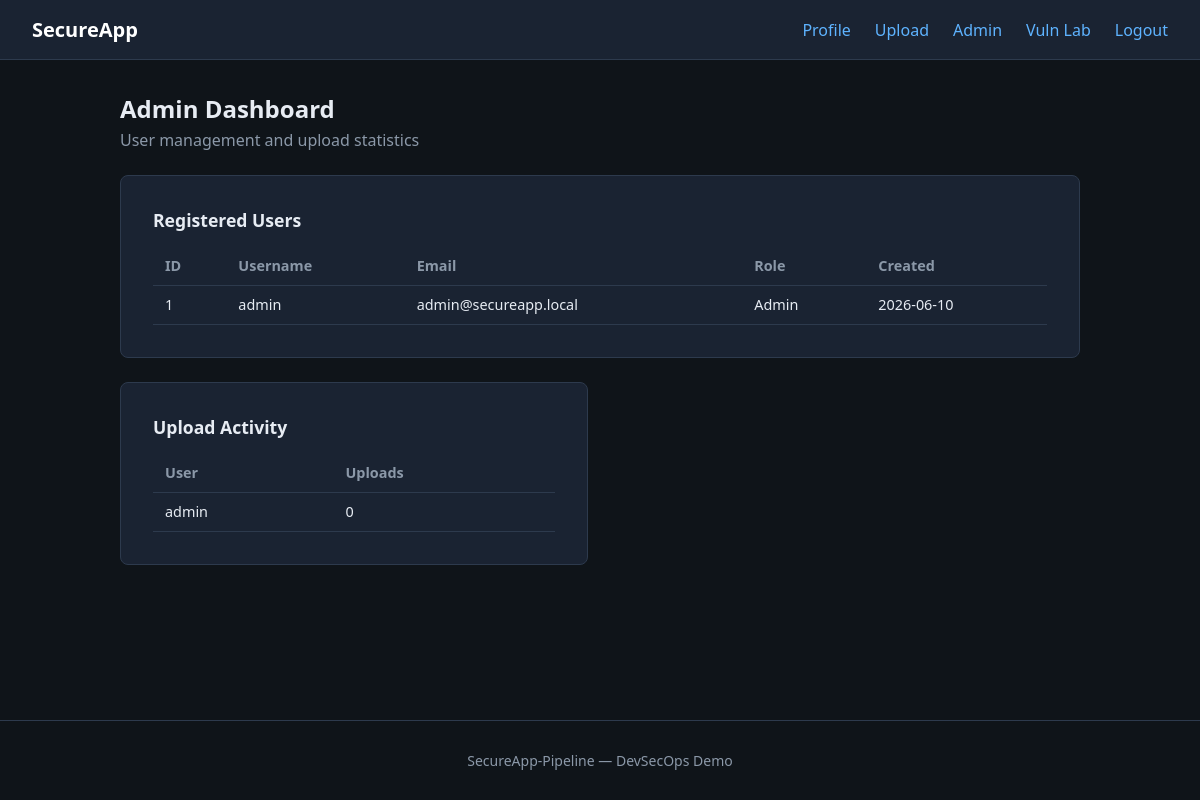
Page /admin (signed in) on the earlier database version.
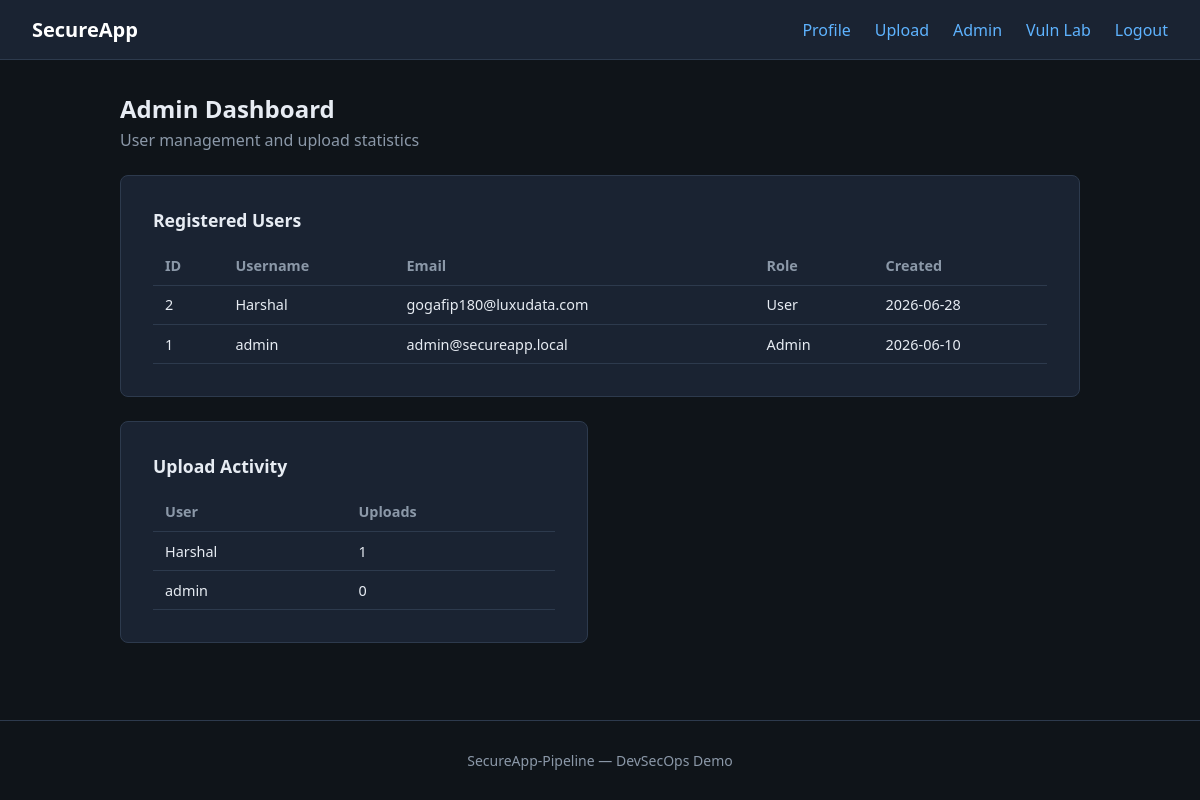
Same page on the later database version.
### tables this page shows
CREATE TABLE users (
            id INTEGER PRIMARY KEY AUTOINCREMENT,
            username TEXT UNIQUE NOT NULL,
            email TEXT UNIQUE NOT NULL,
            password_hash TEXT NOT NULL,
            is_admin INTEGER NOT NULL DEFAULT 0,
            created_at TEXT NOT NULL
        );

### app.py (the view)
@app.route("/admin")
@admin_required
def admin():
    users = get_db().execute(
        """
        SELECT id, username, email, is_admin, created_at
        FROM users
        ORDER BY created_at DESC
        """
    ).fetchall()
    upload_stats = get_db().execute(
        """
        SELECT u.username, COUNT(up.id) AS upload_count
        FROM users u
        LEFT JOIN uploads up ON u.id = up.user_id
        GROUP BY u.id
        ORDER BY upload_count DESC
        """
    ).fetchall()
    return render_template("admin.html", users=users, upload_stats=upload_stats)

### app.py (called while the page is built)
def get_db():
    if "db" not in g:
        g.db = sqlite3.connect(DATABASE)
        g.db.row_factory = sqlite3.Row
    return g.db

def admin_required(view):
    @wraps(view)
    def wrapped_view(**kwargs):
        if "user_id" not in session:
            flash("Please log in to continue.", "warning")
            return redirect(url_for("login"))
        if not session.get("is_admin"):
            flash("Admin access required.", "danger")
            return redirect(url_for("profile"))
        return view(**kwargs)
    return wrapped_view

def current_user():
    if "user_id" not in session:
        return None
    return get_db().execute(
        "SELECT id, username, email, is_admin, created_at FROM users WHERE id = ?",
        (session["user_id"],),
    ).fetchone()

@app.before_request
def load_logged_in_user():
    g.user = current_user()

### templates/admin.html (shortened to what this page needs)
{% extends "base.html" %}
{% block content %}
<section class="page-header">
    <h1>Admin Dashboard</h1>
    <p class="subtitle">User management and upload statistics</p>
</section>
<div class="card-grid">
    <article class="card card-wide">
        <h2>Registered Users</h2>
        <table class="data-table">
            <thead>
                <tr>
                    <th>ID</th>
                    <th>Username</th>
                    <th>Email</th>
                    <th>Role</th>
                    <th>Created</th>
                </tr>
            </thead>
            <tbody>
                {% for user in users %}
                    <tr>
                        <td>{{ user.id }}</td>
                        <td>{{ user.username }}</td>
                        <td>{{ user.email }}</td>
                        <td>{{ "Admin" if user.is_admin else "User" }}</td>
                        <td>{{ user.created_at[:10] }}</td>
                    </tr>
                {% endfor %}
            </tbody>
        </table>
    </article>
    <article class="card">
        <h2>Upload Activity</h2>
        <table class="data-table">
            <thead>
                <tr>
                    <th>User</th>
                    <th>Uploads</th>
                </tr>
            </thead>
            <tbody>
                {% for stat in upload_stats %}
                    <tr>
                        <td>{{ stat.username }}</td>
                        <td>{{ stat.upload_count }}</td>
                    </tr>
                {% endfor %}
            </tbody>
        </table>
    </article>
</div>
{% endblock %}

### templates/base.html (shortened to what this page needs)
<!DOCTYPE html>
<html lang="en">
<head>
    <link rel="stylesheet" href="{{ url_for('static', filename='css/style.css') }}">
</head>
<body>
    <nav class="navbar">
        <div class="nav-brand">
            <a href="{{ url_for('index') }}">SecureApp</a>
        </div>
        <ul class="nav-links">
            {% if g.user %}
                <li><a href="{{ url_for('profile') }}">Profile</a></li>
                <li><a href="{{ url_for('upload') }}">Upload</a></li>
                {% if g.user.is_admin %}
                    <li><a href="{{ url_for('admin') }}">Admin</a></li>
                {% endif %}
                <li><a href="{{ url_for('vulnerable.index') }}">Vuln Lab</a></li>
                <li><a href="{{ url_for('logout') }}">Logout</a></li>
            {% else %}
                <li><a href="{{ url_for('login') }}">Login</a></li>
                <li><a href="{{ url_for('register') }}">Register</a></li>
                <li><a href="{{ url_for('vulnerable.index') }}">Vuln Lab</a></li>
            {% endif %}
        </ul>
    </nav>
    <main class="container">
        {% block content %}{% endblock %}
    </main>
    <footer class="footer">
        <p>SecureApp-Pipeline &mdash; DevSecOps Demo</p>
    </footer>
</body>
</html>

### app/static/css/style.css (style rules this page uses)
*, *::before, *::after { box-sizing: border-box; }
body { margin: 0; font-family: "Segoe UI", system-ui, sans-serif; background: #0f1419; color: #e7ecf3; min-height: 100vh; display: flex; flex-direction: column; }
a { color: #5eb3ff; text-decoration: none; }
.navbar { display: flex; justify-content: space-between; align-items: center; padding: 1rem 2rem; background: #1a2332; border-bottom: 1px solid #2d3a4d; }
.nav-brand a { font-weight: 700; font-size: 1.25rem; color: #fff; text-decoration: none; }
.nav-links { list-style: none; display: flex; gap: 1.5rem; margin: 0; padding: 0; }
.container { flex: 1; width: min(960px, 92%); margin: 2rem auto; }
.footer { text-align: center; padding: 1rem; color: #8b98a8; font-size: 0.875rem; border-top: 1px solid #2d3a4d; }
.auth-card, .card { background: #1a2332; border: 1px solid #2d3a4d; border-radius: 8px; padding: 2rem; }
.page-header { margin-bottom: 1.5rem; }
.page-header h1, .auth-card h1 { margin: 0 0 0.25rem; }
.subtitle { color: #8b98a8; margin: 0 0 1.5rem; }
.card-grid { display: grid; gap: 1.5rem; }
.card-wide { grid-column: 1 / -1; }
@media (min-width: 768px) { .card-grid { grid-template-columns: 1fr 1fr; } }
.card h2 { margin-top: 0; font-size: 1.1rem; }
.data-table { width: 100%; border-collapse: collapse; font-size: 0.9rem; }
.data-table th, .data-table td { padding: 0.6rem 0.75rem; text-align: left; border-bottom: 1px solid #2d3a4d; }
.data-table th { color: #8b98a8; font-weight: 600; }

Differences in the rows shown:
added users: id "2", username "Harshal", email "gogafip180@luxudata.com", is_admin "User", created_at "2026-06-28", upload_count "1"
